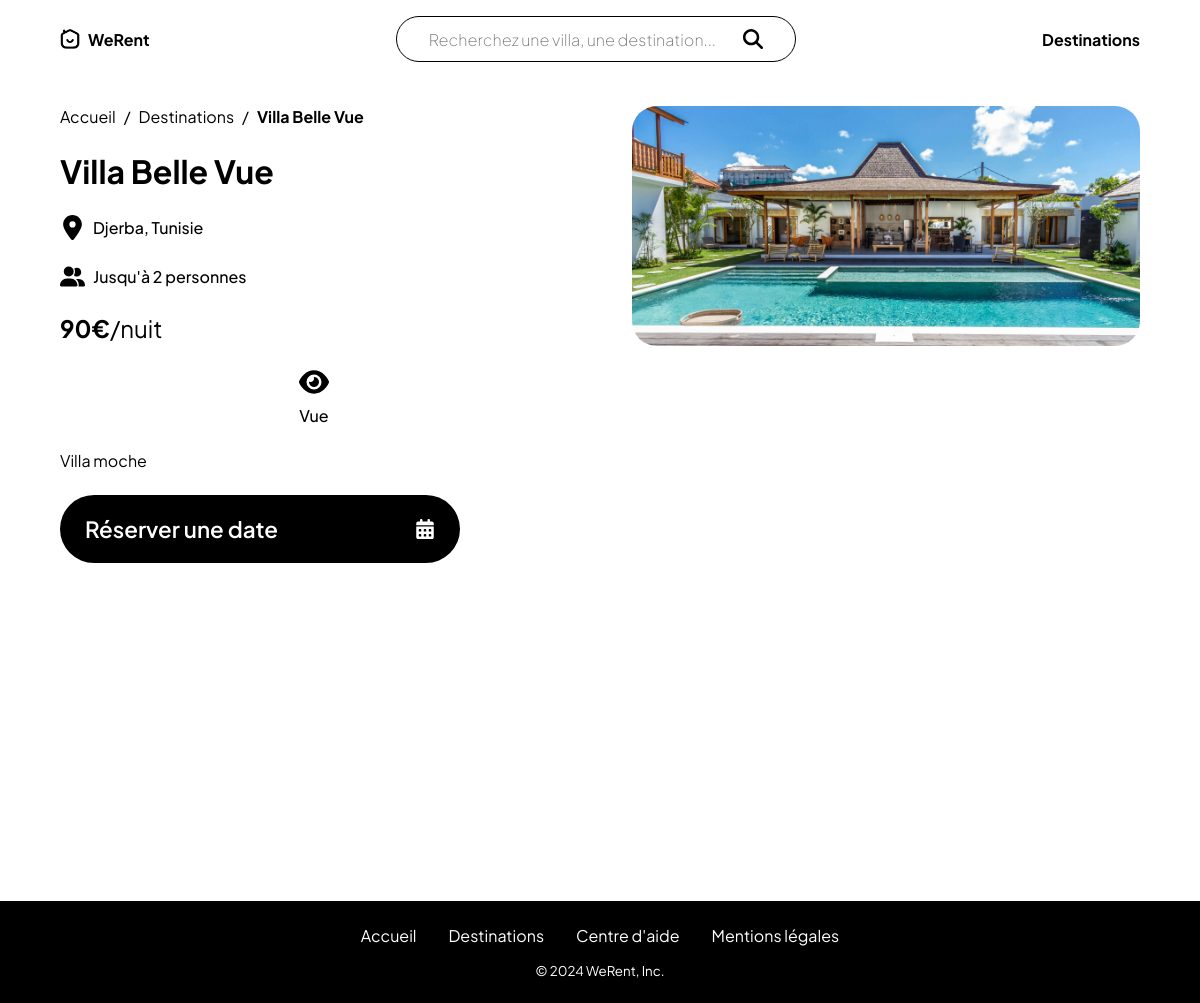
The app's page /location.php?id=2, older data.
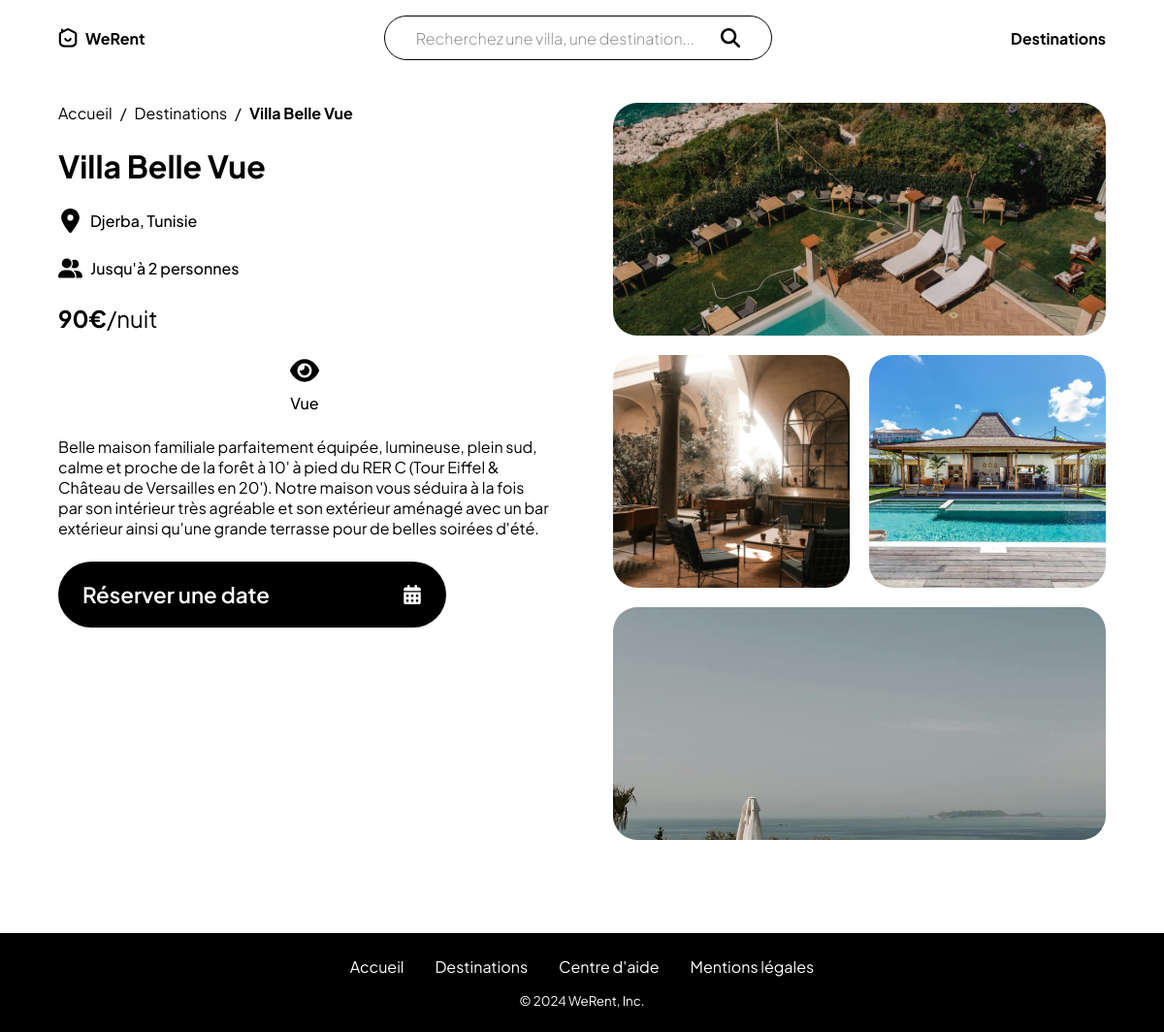
The same page, newer data.
### tables this page shows
CREATE TABLE IF NOT EXISTS `logements` (
  `logementID` int NOT NULL AUTO_INCREMENT,
  `nom_logement` varchar(255) NOT NULL,
  `type` varchar(50) NOT NULL,
  `description` text NOT NULL,
  `image` text NOT NULL,
  `prix_par_nuit` decimal(10,0) NOT NULL,
  `capacite` int NOT NULL,
  `wifi` tinyint(1) NOT NULL,
  `vue` tinyint(1) NOT NULL,
  `montagne` tinyint(1) NOT NULL,
  `lacs` tinyint(1) NOT NULL,
  `mer` tinyint(1) NOT NULL,
  `animaux` tinyint(1) NOT NULL,
  `baignoire` tinyint(1) NOT NULL,
  `cuisine` tinyint(1) NOT NULL,
  `coord` varchar(255) NOT NULL,
  `destinationextID` int NOT NULL,
  PRIMARY KEY (`logementID`)
);

CREATE TABLE IF NOT EXISTS `destinations` (
  `destinationID` int NOT NULL AUTO_INCREMENT,
  `nom_destination` varchar(255) NOT NULL,
  `pays` varchar(255) NOT NULL,
  `continent` enum('Amérique du Sud','Amérique du Nord','Europe','Asie','Afrique','Océanie') NOT NULL,
  PRIMARY KEY (`destinationID`)
);

### location.php (the view, shortened to what this page needs)
<?php
include ("includes/connexion.php");
if (isset($_GET['id']) && !empty($_GET['id'])) {
    $requete = "SELECT * FROM logements INNER JOIN destinations ON logements.destinationextID = destinations.destinationID WHERE logementID = " . $_GET['id'];
    $stmt = $db->query($requete);
    $resultat = $stmt->fetchall(PDO::FETCH_ASSOC);
} else {
    header('Location: 404.php');
}
?>
<!DOCTYPE html>
<html lang="fr">
<head>
    <link rel="stylesheet" href="css/style.css">
</head>
<body>
    <?php include ('includes/navigation.php'); ?>
    <div class="locationpage">
        <?php foreach ($resultat as $row) {
            $images = explode('+', $row["image"]);
            ?>
            <div class='loca-left'>
                <div class="fil-ariane">
                    <a href="index.php">Accueil</a><span>/</span><a href="destinations.php">Destinations</a><span>/</span><span><b><?php echo $row["nom_logement"] ?> </b>
                    </span>
                </div>
                <h2>
                    <?php echo $row["nom_logement"]; ?>
                </h2>
                <div class='loca-location'>
                    <img src='img/location.svg' alt='location'>
                    <h5>
                        <?php echo $row["nom_destination"] . ", " . $row["pays"]; ?>
                    </h5>
                </div>
                <div class='loca-location'>
                    <img src='img/person.svg' alt='person'>
                <h5>
                <?php echo "Jusqu'à {$row['capacite']} personnes"; ?>
                            </h5>
                            </div>
                <div class='loca-price'>
                    <h3>
                        <?php echo $row["prix_par_nuit"]; ?>€<span>/nuit</span>
                    </h3>
                </div>
                <div class='loca-options'>
                    <?php if ($row["vue"]): ?>
                        <div class='loca-options-info'>
                            <img src='img/eye.svg' alt=''>
                            <h5>Vue</h5>
                        </div>
                    <?php endif; ?>
                </div>
                <div class='loca-desc'>
                    <p>
                        <?php echo $row["description"]; ?>
                    </p>
                </div>
                <a href='reservation.php?id=<?php echo $_GET['id']; ?>' class='loca-btn'>Réserver une date <img
                        src='img/calendar.svg' alt=''></a>
            </div>
        <?php } ?>
        <div class='loca-right'>
            <?php
            $counter = 1;
            foreach ($images as $image) {
                echo "<div class='loca-img" . $counter . "' style='background-image: url(\"./img/" . $image . "\");' onclick='openModal(\"./img/" . $image . "\")'></div>";
                $counter++;
            }
            ?>
        </div>
    </div>
    <?php include ('includes/footer.php'); ?>
</body>
</html>

Row changes from the older to the newer data that the page shows:
changed logements "Villa Belle Vue": description "Villa moche" → "Belle maison familiale parfaitement équipée, lumineuse, plein sud, calme et proche de la forêt à 10' à pied du RER C (Tour Eiffel & Château de Versailles en 20'). Notre maison vous séduira à la fois par son intérieur très agréable et son extérieur aménagé avec un bar extérieur ainsi qu'une grande terrasse pour de belles soirées d'été."; image "villa3.jpg" → "villa4.jpg+villa2.jpg+villa3.jpg+villa5.jpg" (drawn)
